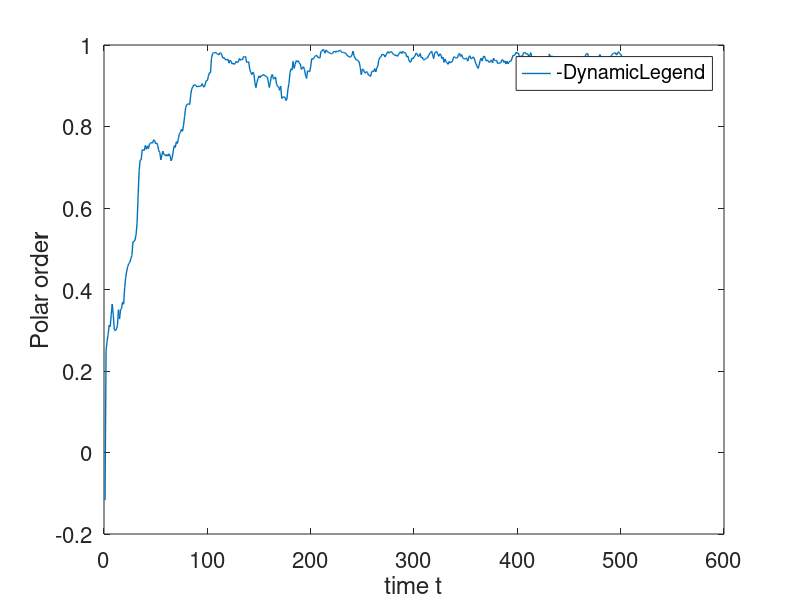
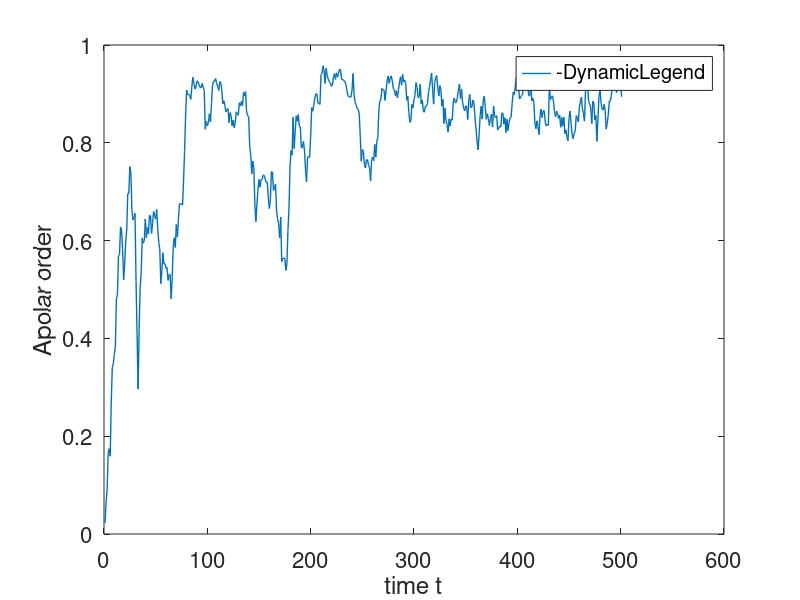

Write the MATLAB code that produced these figures, in order.
% Self-propelled particle model of aggregation in two dimensions.
% Written by Kit Yates


%Set up movie
fig=figure;
makemovie=0;
%movien = avifile('Vicsekmovie','FPS',3,'compression','none')

J=500; %Number of timestep t0 be used
UJ=1;   %Rate at which film is updated


t=1/J; %Size of one time step

N=40; %Number of particles

e=0.5; %e is eta the noise parameter, whose maximum value is 2*pi

r=1;

%The radius of influence of a particle

L=10; %L is the size of the domain on which the particles can move

v=0.5; %v is the speed at which the particles move

a = [0 pi/3 2*pi/3];
a = a(3);

% x(i,j) gives the x coordinate of the ith particle at time j
x=zeros(N,J+1);
x(:,1)=L*rand(N,1); %define initial x coordiantes of all particles
     
% y(i,j) gives the y coordinate of the ith particle at time j
y=zeros(N,J+1);
y(:,1)=L*rand(N,1); %define initial y coordiantes of all particles

% T(i,j) gives the angle with the x axis of the direction of motion of the ith
% particle at time j
T=zeros(N,J+1);
T(:,1)=2*pi*rand(N,1); %define initial direction of all particles

% phi_p, phi_a gives polar and apolar angle
phi_p = zeros(1,J+1);
phi_a = zeros(1,J+1);
phi_p(1) = 1/N * sum( exp( 1i*T(:,1) ) );
phi_a(1) = 1/N * sum( exp( 2i*T(:,1) ) );
     
%For all time steps
for j=1:J
    %For each particle
    for i=1:N
            %finds how many particles are in the interaction radius of each
            %particle
            A(:,1)=((x(i,j)-x(:,j)).^2+(y(i,j)-y(:,j)).^2).^0.5<=r;
            A(:,2)=((x(i,j)-x(:,j)-L).^2+(y(i,j)-y(:,j)).^2).^0.5<=r;
            A(:,3)=((x(i,j)-x(:,j)).^2+(y(i,j)-y(:,j)-L).^2).^0.5<=r;
            A(:,4)=((x(i,j)-x(:,j)+L).^2+(y(i,j)-y(:,j)).^2).^0.5<=r;
            A(:,5)=((x(i,j)-x(:,j)).^2+(y(i,j)-y(:,j)+L).^2).^0.5<=r;
            A(:,6)=((x(i,j)-x(:,j)+L).^2+(y(i,j)-y(:,j)+L).^2).^0.5<=r;
            A(:,7)=((x(i,j)-x(:,j)+L).^2+(y(i,j)-y(:,j)-L).^2).^0.5<=r;
            A(:,8)=((x(i,j)-x(:,j)-L).^2+(y(i,j)-y(:,j)+L).^2).^0.5<=r;
            A(:,9)=((x(i,j)-x(:,j)-L).^2+(y(i,j)-y(:,j)-L).^2).^0.5<=r;
        
            B=sum(A')';
            
            % Only interact with individuals with similar T
            B = B .* ( abs((T(i,j) - T(:,j))) <= a );
            
            ss=sum(sin(T(:,j)).*B)/sum(B);
            sc=sum(cos(T(:,j)).*B)/sum(B);
            S=atan2(ss,sc);
                   
            T(i,j+1)=S+e*(rand-0.5); %adds noise to the measured angle

            x(i,j+1)=x(i,j)+v*cos(T(i,j+1)); %updates the particles' x-coordinates
            y(i,j+1)=y(i,j)+v*sin(T(i,j+1)); %updates the particles' y coordinates

            % Jumps from the right of the box to the left or vice versa
            x(i,j+1)=mod(x(i,j+1),L);

            %Jumps from the top of the box to the bottom or vice versa
            y(i,j+1)=mod(y(i,j+1),L);

            %Plot particles
            
            if makemovie
                if abs(x(i,j)-x(i,j+1))<v & abs(y(i,j)-y(i,j+1))<v
                	plot([x(i,j), x(i,j+1)] ,[y(i,j),y(i,j+1)],'k-','markersize',4) %plots the first half of the particles in black
                    axis([0 L 0 L]);
                    hold on
                    plot(x(i,j+1) ,y(i,j+1),'k.','markersize',10)
                    xlabel('X position')
                    ylabel('Y position')
                end
            end
            
    end
    if makemovie
        hold off
        M(j)=getframe; %makes a movie fram from the plot
        %movien = addframe(movien,M(j)); %adds this movie fram to the movie
    end
    
    phi_p(j+1) = 1/N * abs(sum( exp( 1i*T(:,j+1) ) ));
    phi_a(j+1) = 1/N * abs(sum( exp( 2i*T(:,j+1) ) ));
 
end

f2 = figure(2);
plot(1:J+1, phi_p, 'LineWidth', 1, ...
     'DisplayName', ['alpha = ' num2str(a)])
hold on

lh2 = legend('-DynamicLegend');
xlabel('time t', 'FontSize', 20)
ylabel('Polar order', 'FontSize', 20)
set(lh2, 'FontSize', 16, 'Location', 'best')
set(gca, 'FontSize', 16)

f3 = figure(3);
plot(1:J+1, phi_a, 'LineWidth', 1, ...
     'DisplayName', ['alpha = ' num2str(a)])
hold on

lh3 = legend('-DynamicLegend');
xlabel('time t', 'FontSize', 20)
ylabel('Apolar order', 'FontSize', 20)
set(lh3, 'FontSize', 16, 'Location', 'best')
set(gca, 'FontSize', 16)
     
%movien = close(movien); %finishes the movie

